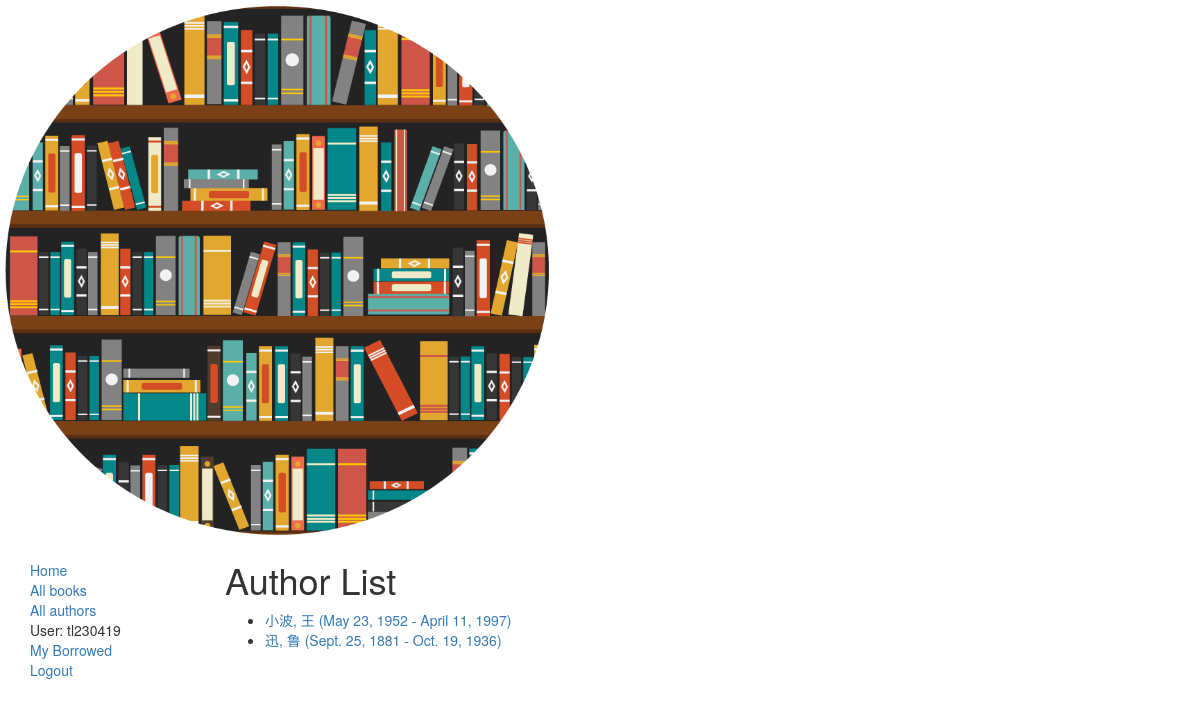
/catalog/authors/ (signed in), run on the app's committed database.
### catalog/models.py (models this page shows)
class Author(models.Model):
    first_name = models.CharField(max_length=100)
    last_name = models.CharField(max_length=100)
    date_of_birth = models.DateField(null=True, blank=True)
    date_of_death = models.DateField('Died', null=True, blank=True)
    def get_absolute_url(self):
        return reverse('author-detail', args=[str(self.id)])
    def __str__(self):
        return '%s, %s' % (self.last_name, self.first_name)

### catalog/views.py (the view)
# urls.py: path('authors/', views.AuthorListView.as_view(), name='authors'),
class AuthorListView(generic.ListView):
    model = Author
    paginate_by = 10

### catalog/templates/catalog/author_list.html
{% extends "base_generic.html" %}
{% block content %}
<h1>Author List</h1>
{% if author_list %}
  <ul>
  {% for author in author_list %}
    <li>
      <a href="{{ author.get_absolute_url }}">
      {{ author }} ({{author.date_of_birth}} - {% if author.date_of_death %}{{author.date_of_death}}{% endif %})
      </a>
    </li>
  {% endfor %}
 </ul>
{% else %}
  <p>There are no authors available.</p>
{% endif %}
{% endblock %}

### catalog/templates/base_generic.html (shortened to what this page needs)
<html lang="en">
<head>
    <link rel="stylesheet" href="https://maxcdn.bootstrapcdn.com/bootstrap/3.3.7/css/bootstrap.min.css">
    {% load static %}
    <img src="{% static 'images/local_library_model_uml.png' %}" alt="My image" style="width:555px;height:540px;">
    {% load static %}
    <link rel="stylesheet", href="{% static 'css/styles.css' %}">
</head>
<body>
    <div class="container-fluid">
        <div class="col-sm-2">
        {% block sidebar %}
        <ul class="sidebar-nav">
            <li><a href="{% url 'index' %}">Home</a></li>
            <li><a href="{% url 'books' %}">All books</a></li>
            <li><a href="">All authors</a></li>
            {% if user.is_authenticated %}
            <li>User: {{ user.get_username }}</li>
            <li><a href="{% url 'my-borrowed' %}">My Borrowed</a></li>
            <li><a href="{% url 'logout'%}?next={{request.path}}">Logout</a></li>
            {% else %}
            <li><a href="{% url 'login'%}?next={{request.path}}">Login</a></li>
            {% endif %}
        </ul>
        {% endblock %}
        </div>
        <div class="col-sm-10">
            {% block content %}{% endblock %}
        </div>
    </div>
</body>
</html>

### catalog/static/css/styles.css (style rules this page uses)
.sidebar-nav { margin-top: 20px; padding: 0; list-style: none; }

### data on the page
Author: last_name+first_name "小波, 王", date_of_birth "May 23, 1952", date_of_death "April 11, 1997"
Author: last_name+first_name "迅, 鲁", date_of_birth "Sept. 25, 1881", date_of_death "Oct. 19, 1936"

### other printed values
{{ user.get_username }} "tl230419"
